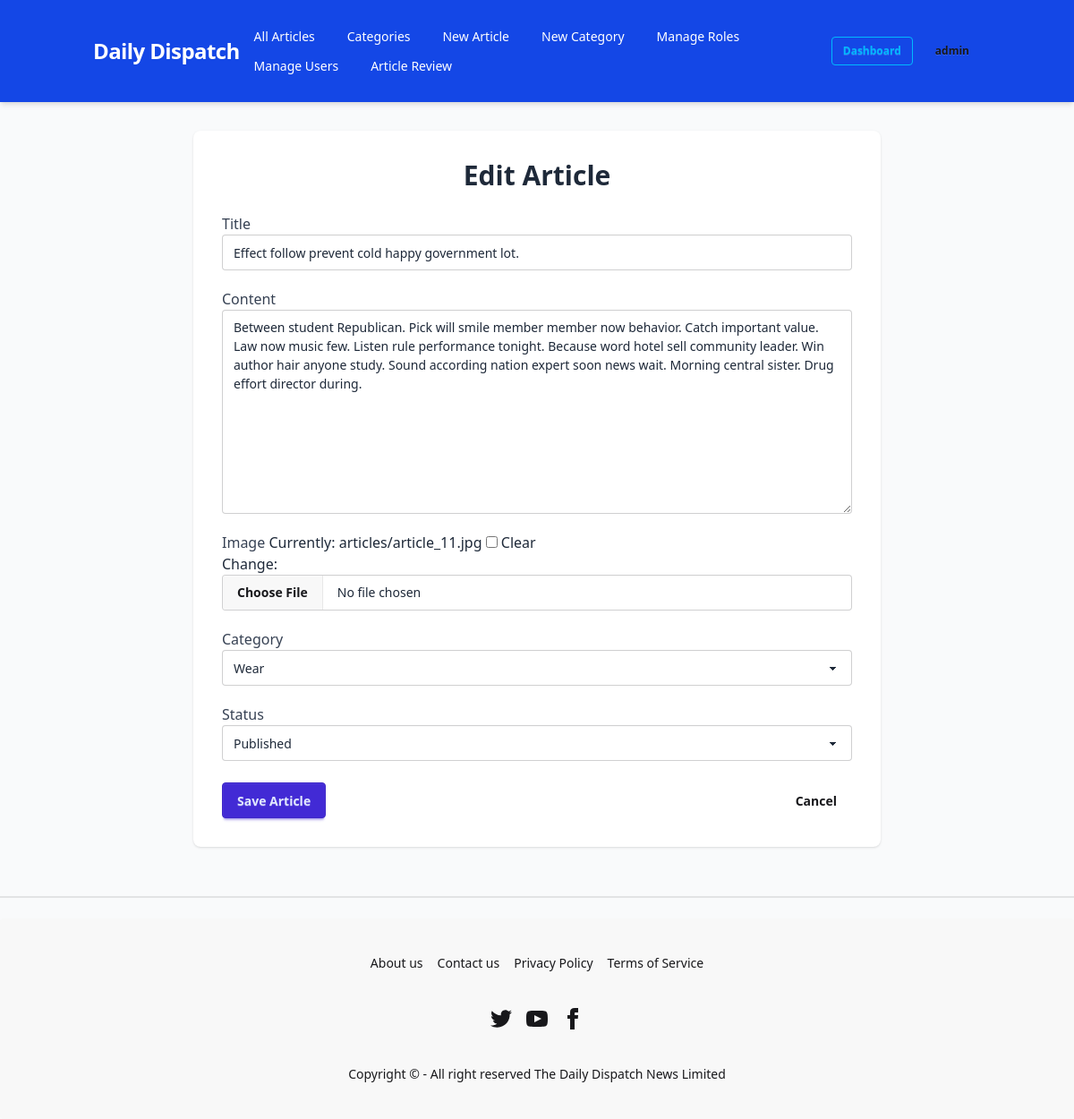
The app's page /article/effect-follow-prevent-cold-happy-government-lot/update/ (signed in) with its own data.
### news/models.py (models this page shows, shortened)
class Article(models.Model):
    STATUS_CHOICES = (
        ("pending", "Pending"),
        ("published", "Published"),
    )
    title = models.CharField(max_length=200)
    slug = models.SlugField(unique=True, blank=True)
    content = models.TextField()
    image = models.ImageField(upload_to="articles/", blank=True, null=True)
    author = models.ForeignKey(User, on_delete=models.CASCADE)
    category = models.ForeignKey(Category, on_delete=models.SET_NULL, null=True, blank=True,  related_name="articles")
    created_at = models.DateTimeField(auto_now_add=True)
    updated_at = models.DateTimeField(auto_now=True)
    status = models.CharField(max_length=20, choices=STATUS_CHOICES, default="pending")

### news/views.py (the view)
# urls.py: path("article/<slug:slug>/update/", update_article, name="update_article"),
@login_required
@user_passes_test(is_admin_editor_reporter, login_url='users:no_permission')
def update_article(request, slug):
    article = get_object_or_404(Article, slug=slug)
    if is_reporter(request.user) and article.author != request.user:
        return redirect("users:no_permission")
    if is_admin(request.user) or is_editor(request.user):
        form_class = AdminArticleForm
    else:
        form_class = ArticleForm
    if request.method == "POST":
        form = form_class(request.POST, request.FILES, instance=article)
        if form.is_valid():
            updated_article = form.save(commit=False)
            if is_reporter(request.user):
                updated_article.status = "pending"
            else:
                pass
            updated_article.save()
            return redirect("news:article_list")
    else:
        form = form_class(instance=article)
    return render(request, "articles/article_form.html", {"form": form, "article": article})

### news/forms.py
class AdminArticleForm(forms.ModelForm):
    class Meta:
        model = Article
        fields = ["title", "content", "image", "category", "status"]

### news/models.py (called while the page is built)
    def __str__(self):
        return self.name

### users/context_processors.py (called while the page is built)
def user_roles(request):
    if request.user.is_authenticated:
        return {
            "is_admin_user": is_admin(request.user),
            "is_editor_user": is_editor(request.user),
            "is_reporter_user": is_reporter(request.user),
        }
    return {
        "is_admin_user": False,
        "is_editor_user": False,
        "is_reporter_user": False,
    }

### users/utils.py (called while the page is built)
def is_admin_editor_reporter(user):
    return is_admin(user) or is_editor(user) or is_reporter(user)

def is_admin(user):
    return user.is_authenticated and user.groups.filter(name="Admin").exists()

def is_editor(user):
    return user.is_authenticated and user.groups.filter(name="Editor").exists()

def is_reporter(user):
    return user.is_authenticated and user.groups.filter(name="Reporter").exists()

### templates/articles/article_form.html (shortened to what this page needs)
{% extends 'base.html' %}
{% load widget_tweaks %}
{% block content %}
<div class="max-w-3xl mx-auto">
  <div class="card bg-base-100 shadow p-8">
    <h1 class="text-3xl font-bold mb-6 text-center">
      {% if form.instance.pk %}Edit Article{% else %}Create Article{% endif %}
    </h1>
    <form method="post" enctype="multipart/form-data" class="space-y-5">
      <div class="form-control">
        <label class="label"><span class="text-gray-700">Title</span></label>
        {{ form.title|add_class:"input input-bordered w-full" }}
      </div>
      <div class="form-control">
        <label class="label"><span class="text-gray-700">Content</span></label>
        {{ form.content|add_class:"textarea textarea-bordered w-full" }}
      </div>
      <div class="form-control">
        <label class="label"><span class="text-gray-700">Image</span></label>
        {{ form.image|add_class:"file-input file-input-bordered w-full" }}
      </div>
      <div class="form-control">
        <label class="label"><span class="text-gray-700">Category</span></label>
        {{ form.category|add_class:"select select-bordered w-full" }}
      </div>
      <div class="form-control">
        <label class="label"><span class="text-gray-700">Status</span></label>
        {{ form.status|add_class:"select select-bordered w-full" }}
      </div>
      <div class="flex justify-between mt-6">
        <button class="btn btn-primary" type="submit">Save Article</button>
        <a href="{% url 'news:article_list' %}" class="btn btn-ghost">Cancel</a>
      </div>
    </form>
  </div>
</div>
{% endblock %}

### templates/base.html (shortened to what this page needs)
{% load static %}
<!DOCTYPE html>
<html lang="en">
<head>
  <link href="https://cdn.jsdelivr.net/npm/daisyui@5" rel="stylesheet" type="text/css" />
  <script src="https://cdn.jsdelivr.net/npm/@tailwindcss/browser@4"></script>
</head>
<body class="bg-gray-50 text-gray-800 font-sans">
  <nav class="bg-blue-700 text-white shadow-md sticky top-0 z-50">
    <div class="container mx-auto flex items-center justify-between p-4">
      <div class="flex-shrink-0">
        <a href="{% url 'news:article_list' %}" class="font-extrabold text-2xl tracking-tight">
          Daily Dispatch
        </a>
      </div>
      {% if user.is_authenticated %}
      <div class="flex-1 flex justify-center">
        <ul class="menu menu-horizontal px-1 hidden lg:flex space-x-3">
          <li><a href="{% url 'news:article_list' %}">All Articles</a></li>
          <li><a href="{% url 'news:category_list' %}">Categories</a></li>
          {% for group in user.groups.all %}
            {% if group.name == "Admin" or user.is_superuser %}
              <li><a href="{% url 'news:create_article' %}">New Article</a></li>
              <li><a href="{% url 'news:create_category' %}">New Category</a></li>
              <li><a href="{% url 'users:group_list' %}">Manage Roles</a></li>
              <li><a href="{% url 'users:user_list' %}">Manage Users</a></li>
              <li><a href="{% url 'news:review_articles' %}">Article Review</a></li>
            {% elif group.name == "Editor" %}
              <li><a href="{% url 'news:create_article' %}">New Article</a></li>
              <li><a href="{% url 'news:create_category' %}">New Category</a></li>
              <li><a href="{% url 'news:review_articles' %}">Article Review</a></li>
            {% elif group.name == "Reporter" %}
              <li><a href="{% url 'news:create_article' %}">New Article</a></li>
            {% endif %}
          {% endfor %}
        </ul>
      </div>
      {% endif %}
      <div class="flex items-center space-x-3">
        {% if user.is_authenticated %}
          {% for group in user.groups.all %}
            {% if group.name == "Admin" %}
              <a href="{% url 'users:admin_dashboard' %}" class="btn btn-sm btn-outline btn-info">Dashboard</a>
            {% elif group.name == "Editor" %}
              <a href="{% url 'users:editor_dashboard' %}" class="btn btn-sm btn-outline btn-info">Dashboard</a>
            {% elif group.name == "Reporter" %}
              <a href="{% url 'users:reporter_dashboard' %}" class="btn btn-sm btn-outline btn-info">Dashboard</a>
            {% endif %}
          {% endfor %}
          <div class="dropdown dropdown-end">
            <label tabindex="0" class="btn btn-sm btn-ghost rounded-btn">{{ user.username }}</label>
          </div>
        {% else %}
          <a href="{% url 'users:login' %}" class="hover:text-gray-200">Login</a>
          <a href="{% url 'users:signup' %}" class="hover:text-gray-200">Signup</a>
        {% endif %}
      </div>
    </div>
  </nav>
  <main class="container mx-auto px-4 py-8">
    {% block content %}{% endblock %}
  </main>
  <div class="flex w-full flex-col">
    <div class="divider"></div>
  </div>
  <footer class="footer footer-horizontal footer-center bg-base-200 text-base-content rounded p-10">
    <nav class="grid grid-flow-col gap-4">
      <a class="link link-hover">About us</a>
      <a class="link link-hover">Contact us</a>
      <a class="link link-hover">Privacy Policy</a>
      <a class="link link-hover">Terms of Service</a>
    </nav>
    <nav>
      <div class="grid grid-flow-col gap-4">
        <a>
        </a>
        <a>
        </a>
        <a>
          <svg
            xmlns="http://www.w3.org/2000/svg"
            width="24"
            height="24"
            viewBox="0 0 24 24"
            class="fill-current">
            <path
              d="M9 8h-3v4h3v12h5v-12h3.642l.358-4h-4v-1.667c0-.955.192-1.333 1.115-1.333h2.885v-5h-3.808c-3.596 0-5.192 1.583-5.192 4.615v3.385z"></path>
          </svg>
        </a>
      </div>
    </nav>
    <aside>
      <p>Copyright © {{ now|date:"Y" }} - All right reserved The Daily Dispatch News Limited</p>
    </aside>
  </footer>
</body>
</html>

### records on screen
Article: title "Effect follow prevent cold happy government lot.", content "Between student Republican. Pick will smile member member now behavior. Catch important value. Law now music few. Listen rule performance tonight. Because word hotel sell community leader. Win author hair anyone study. Sound according nation expert soon news wait. Morning central sister. Drug effort director during.", category "Wear", status "Published"

### other values on screen
{{ user.username }} "admin"
